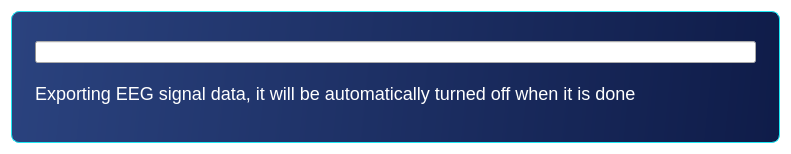
<?xml version="1.0" encoding="UTF-8"?>
<ui version="4.0">
 <class>CProgressBarDialog</class>
 <widget class="QDialog" name="CProgressBarDialog">
  <property name="geometry">
   <rect>
    <x>0</x>
    <y>0</y>
    <width>791</width>
    <height>154</height>
   </rect>
  </property>
  <property name="windowTitle">
   <string>Dialog</string>
  </property>
  <property name="styleSheet">
   <string notr="true">#CProgressBarDialog{
	background: transparent;
}</string>
  </property>
  <layout class="QVBoxLayout" name="verticalLayout_2">
   <item>
    <widget class="QWidget" name="container" native="true">
     <property name="styleSheet">
      <string notr="true">#container {
background-color: qlineargradient(spread:pad, x1:0, y1:0.5, x2:1, y2:0.517045, stop:0 #2A427E, stop:1 #0F1C49);
border-radius:8px;
border: 1px solid #1FE9F4; 
color:white;
}</string>
     </property>
     <layout class="QVBoxLayout" name="containerLayout">
      <property name="leftMargin">
       <number>24</number>
      </property>
      <property name="topMargin">
       <number>30</number>
      </property>
      <property name="rightMargin">
       <number>24</number>
      </property>
      <property name="bottomMargin">
       <number>25</number>
      </property>
      <item>
       <layout class="QHBoxLayout" name="horizontalLayout">
        <item>
         <widget class="QProgressBar" name="progressBar">
          <property name="styleSheet">
           <string notr="true">color: white;</string>
          </property>
          <property name="value">
           <number>0</number>
          </property>
         </widget>
        </item>
       </layout>
      </item>
      <item>
       <layout class="QHBoxLayout" name="horizontalLayout_2">
        <item>
         <widget class="QLabel" name="label">
          <property name="font">
           <font>
            <pointsize>-1</pointsize>
            <weight>50</weight>
            <bold>false</bold>
           </font>
          </property>
          <property name="styleSheet">
           <string notr="true">font-size:18px;
font-weight: 400;
color:white;</string>
          </property>
          <property name="text">
           <string>Exporting EEG signal data, it will be automatically turned off when it is done</string>
          </property>
         </widget>
        </item>
       </layout>
      </item>
     </layout>
    </widget>
   </item>
  </layout>
 </widget>
 <resources/>
 <connections/>
</ui>
